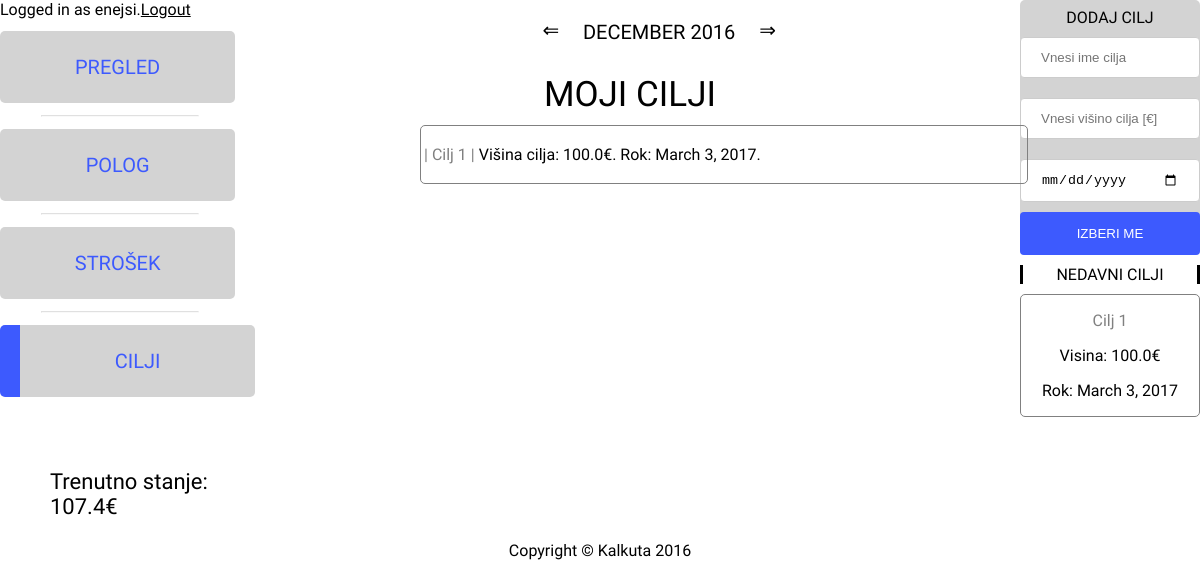
Page /kalkuta/cilji (signed in) on the earlier database version.
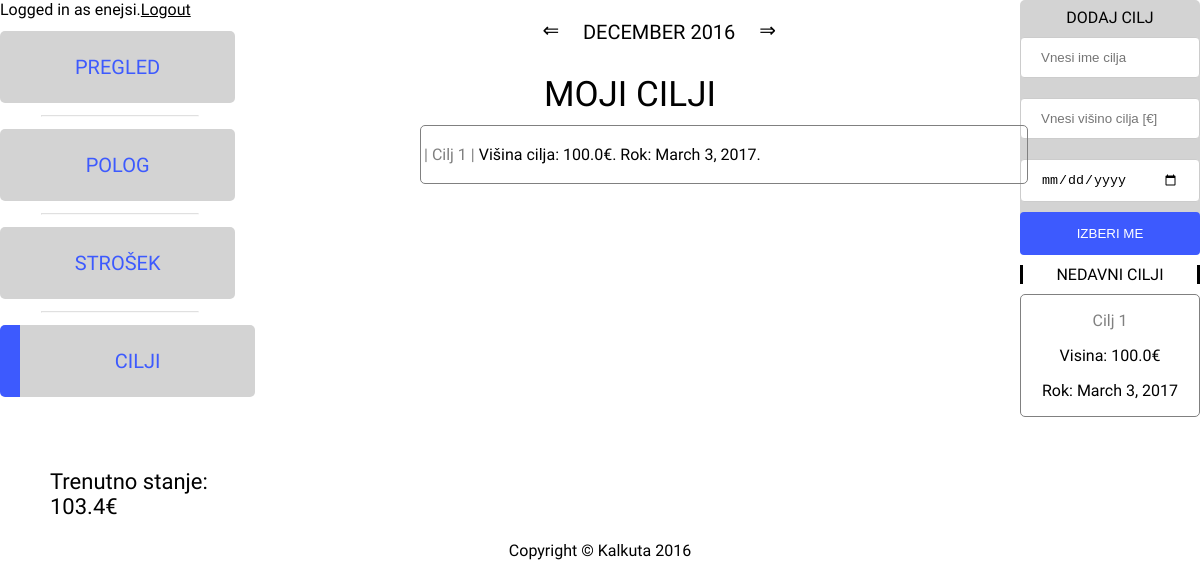
Same page on the later database version.
### kalkuta/models.py (models this page shows)
class Stanje(models.Model):
    stanje = models.FloatField(default=0)
    uporabnik = models.OneToOneField(User, on_delete=models.SET_NULL, null=True)
    stdlogger.debug("Entering dash view")

### kalkuta/views.py (the view, shortened to what this page needs)
# urls.py: url(r'cilji', views.cilji, name='cilji'),
@login_required
def cilji(request):
    stdlogger.debug("Entering cilji view")
    current_user = request.user
    nedavni_cilji = Cilji.objects.filter(uporabnik=current_user).order_by('-id')[:3][::-1]
    nedavni_cilji = reversed(nedavni_cilji)
    vsi_cilji = Cilji.objects.filter(uporabnik=current_user).order_by('-id')
    trenS = Stanje.objects.filter(uporabnik=current_user)[0].stanje
    context_dict = {'cilji': vsi_cilji,
                    'nedavni_cilji': nedavni_cilji,
                    'trenS': trenS}
    return render(request, 'kalkuta/cilji.html', context_dict)

### kalkuta/templates/kalkuta/cilji.html (shortened to what this page needs)
{% load static %}
<!doctype html>
<html lang="sl">
<head>
  <link rel="stylesheet" type="text/css" href="{% static 'kalkuta/cilji.css' %}" media="screen" />
</head>
<body>
    <div class="nav_left">
        {% if user.is_authenticated %}
        <span class="header-links">Logged in as {{ user.username }}.<a href="{% url 'logout' %}">Logout</a></span>
        {% else %}
        {get_template("landing")}
        {% endif %}
        <nav class="dash_main_nav">
            <a class="nav cur" href="pregled">PREGLED</a>
            <hr>
            <a class="nav" href="polog">POLOG</a>
            <hr>
            <a class="nav" href="strosek">STROŠEK</a>
            <hr>
            <a class="nav" href="cilji" style="
    color: #3D5AFE;
    border-style: hidden hidden hidden solid;
    border-width: 20px"
            >CILJI</a>
        </nav>
                <p style="padding-left:50px;padding-top: 50px; font-size: 22px;">Trenutno stanje: {{ trenS }}€</p>
    </div>
    <div class="dash_top_div">
        <div class="dash_top_div_cont">
            <a class="puscica levodesno" onclick="mesec_levo_f()" href="#">&lArr;</a>
            <div class="puscica mesecleto" style="width: 200px;">
                <p>DECEMBER 2016</p>
            </div>
            <a class="puscica levodesno" onclick="mesec_desno_f()" href="#">&rArr;</a>
        </div>
    </div>
    <div class="dash_right_div">
        <div class="dash_right_ena">
                DODAJ CILJ
                <div class="izberi_racun">
                        <form class="obrazec_priliv" name="DodajCilj" method="post">
                        <div class="container">
                        <input class="input" type="text" placeholder="Vnesi ime cilja" name="ime_cilja" required>
                        <input class="input" type="text" placeholder="Vnesi višino cilja [€]" name="visina_cilja" required>
                        <input class="input" type="date" placeholder="Vnesi rok: DD/MM/YYYY"name="rok" required>
                        <input type="submit" value="IZBERI ME" onclick="validate_cilj()">
                        </div>
                    </form>
                </div>
        </div>
        <div class="dash_right_dva">
            <div class="pregled_cilj">
                NEDAVNI CILJI
            </div>
            <div class="transakcije">
                {% for i in nedavni_cilji %}
                <div class="cilj">
                    <p>{% if i.uspesnost == 0 %}<p style="color: gray">{{ i.ime }}</p>
                    {% endif %}</p><p>Visina: {{ i.ciljno_stanje }}€</p>
                    <p> Rok: {{ i.rok }}</p>
                </div>
                {% endfor %}
            </div>
        </div>
    </div>
    <div class="dash_middle_div">
        <div class="action_cont">
            <div class="naslov_cilj" style="text-align: center; font-size: 35px">
                MOJI CILJI
            </div>
            {% for i in cilji %}
            <div class="cilj_main">
                {% if i.uspesnost == 0 %} <p><span style="color: gray">| {{ i.ime }} | </span>
                    {% elif i.uspesnost == 1%}<p><span style="color: green">| {{ i.ime }} | </span>
                    {% else%}<p><span style="color: red">| {{ i.ime }} | </span>{% endif %}
                    Višina cilja: {{ i.ciljno_stanje }}€.  Rok: {{ i.rok }}.</p>
            </div>
            {% endfor %}
        </div>
    </div>
    <footer>
      	<p>Copyright &copy; Kalkuta 2016</p>
    </footer>
</body>

Differences in the rows shown:
changed Stanje: stanje "107.4" → "103.4"
